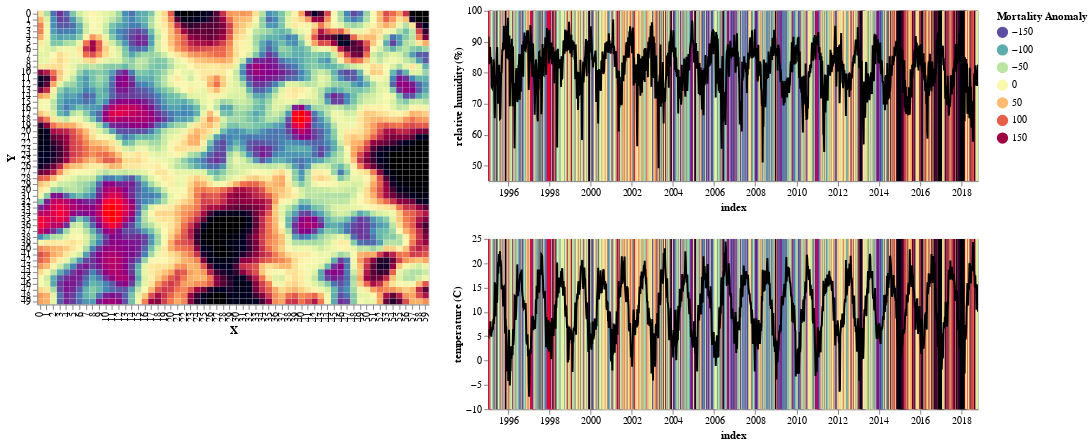

This figure's notebook cell:
### Code cell
chart

### Figure 1 — Vega-Lite specification as saved in the notebook (floating-point values rounded to 4 significant figures; data arrays with more than 128 entries replaced by an {"elided": "..."} marker saying what was removed)
{"$schema": "https://vega.github.io/schema/vega-lite/v3.4.0.json", "config": {"mark": {"tooltip": null}, "view": {"height": 300, "width": 400}}, "datasets": {"data-345003a3ce239afabbd01f66ab00ae43": {"elided": "3000 records"}, "data-88c88a56165a9f57be983c3586b1cad7": {"elided": "1261 records"}}, "hconcat": [{"data": {"name": "data-345003a3ce239afabbd01f66ab00ae43"}, "encoding": {"color": {"field": "mortality_anomaly", "legend": {"title": "Mortality Anomaly"}, "scale": {"domain": [-150, 150], "scheme": "spectral"}, "sort": "descending", "type": "quantitative"}, "opacity": {"condition": {"selection": "selector016", "value": 1}, "value": 0.2}, "x": {"field": "X", "scale": {"paddingInner": 0.02, "rangeStep": 8}, "type": "ordinal"}, "y": {"field": "Y", "scale": {"paddingInner": 0.02, "rangeStep": 8}, "type": "ordinal"}}, "mark": "rect", "selection": {"selector016": {"type": "interval"}}}, {"vconcat": [{"layer": [{"data": {"name": "data-88c88a56165a9f57be983c3586b1cad7"}, "encoding": {"color": {"field": "MA", "scale": {"domain": [-150, 150], "scheme": "spectral"}, "sort": "descending", "type": "quantitative"}, "size": {"value": 5}, "x": {"field": "index", "type": "temporal"}, "y": {"field": "rh_low", "type": "quantitative"}, "y2": {"field": "rh_high"}}, "height": 174, "mark": "rule", "selection": {"selector018": {"bind": "scales", "encodings": ["x"], "type": "interval"}}, "transform": [{"as": "t_series", "from": {"data": {"name": "data-345003a3ce239afabbd01f66ab00ae43"}, "key": "XY"}, "lookup": "som_key"}, {"as": "X", "calculate": "datum.t_series.X"}, {"as": "Y", "calculate": "datum.t_series.Y"}, {"as": "MA", "calculate": "datum.t_series.mortality_anomaly"}, {"filter": {"selection": "selector016"}}], "width": 500}, {"data": {"name": "data-88c88a56165a9f57be983c3586b1cad7"}, "encoding": {"color": {"value": "#000000"}, "x": {"field": "index", "type": "temporal"}, "y": {"field": "relative humidity (%)", "scale": {"zero": false}, "title": "relative humidity (%)", "type": "quantitative"}}, "height": 174, "mark": "line", "selection": {"selector017": {"bind": "scales", "encodings": ["x"], "type": "interval"}}, "width": 500}]}, {"layer": [{"data": {"name": "data-88c88a56165a9f57be983c3586b1cad7"}, "encoding": {"color": {"field": "MA", "scale": {"domain": [-150, 150], "scheme": "spectral"}, "sort": "descending", "type": "quantitative"}, "size": {"value": 5}, "x": {"field": "index", "type": "temporal"}, "y": {"field": "temp_low", "type": "quantitative"}, "y2": {"field": "temp_high"}}, "height": 174, "mark": "rule", "selection": {"selector018": {"bind": "scales", "encodings": ["x"], "type": "interval"}}, "transform": [{"as": "t_series", "from": {"data": {"name": "data-345003a3ce239afabbd01f66ab00ae43"}, "key": "XY"}, "lookup": "som_key"}, {"as": "X", "calculate": "datum.t_series.X"}, {"as": "Y", "calculate": "datum.t_series.Y"}, {"as": "MA", "calculate": "datum.t_series.mortality_anomaly"}, {"filter": {"selection": "selector016"}}], "width": 500}, {"data": {"name": "data-88c88a56165a9f57be983c3586b1cad7"}, "encoding": {"color": {"value": "#000000"}, "x": {"field": "index", "type": "temporal"}, "y": {"field": "temperature (C)", "title": "temperature (C)", "type": "quantitative"}}, "height": 174, "mark": "line", "selection": {"selector017": {"bind": "scales", "encodings": ["x"], "type": "interval"}}, "width": 500}]}]}]}
